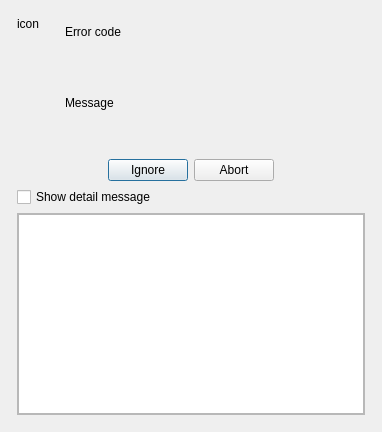
<?xml version="1.0" encoding="UTF-8"?>
<ui version="4.0">
 <class>MessageDialog</class>
 <widget class="QDialog" name="MessageDialog">
  <property name="windowModality">
   <enum>Qt::WindowModality::ApplicationModal</enum>
  </property>
  <property name="windowTitle">
   <string>Dialog</string>
  </property>
  <property name="sizeGripEnabled">
   <bool>false</bool>
  </property>
  <layout class="QVBoxLayout" name="verticalLayout_5">
   <property name="sizeConstraint">
    <enum>QLayout::SizeConstraint::SetFixedSize</enum>
   </property>
   <property name="leftMargin">
    <number>12</number>
   </property>
   <property name="topMargin">
    <number>12</number>
   </property>
   <property name="rightMargin">
    <number>12</number>
   </property>
   <property name="bottomMargin">
    <number>12</number>
   </property>
   <item>
    <layout class="QVBoxLayout" name="verticalLayoutMain">
     <property name="sizeConstraint">
      <enum>QLayout::SizeConstraint::SetFixedSize</enum>
     </property>
     <property name="leftMargin">
      <number>5</number>
     </property>
     <property name="topMargin">
      <number>5</number>
     </property>
     <property name="rightMargin">
      <number>5</number>
     </property>
     <property name="bottomMargin">
      <number>5</number>
     </property>
     <item>
      <layout class="QHBoxLayout" name="horizontalLayout" stretch="0,1">
       <item>
        <layout class="QVBoxLayout" name="verticalLayout_2">
         <item>
          <widget class="QLabel" name="labelIcon">
           <property name="text">
            <string>icon</string>
           </property>
          </widget>
         </item>
         <item>
          <spacer name="verticalSpacer">
           <property name="orientation">
            <enum>Qt::Orientation::Vertical</enum>
           </property>
           <property name="sizeHint" stdset="0">
            <size>
             <width>20</width>
             <height>40</height>
            </size>
           </property>
          </spacer>
         </item>
        </layout>
       </item>
       <item>
        <layout class="QVBoxLayout" name="verticalLayout_3" stretch="0,1">
         <property name="leftMargin">
          <number>20</number>
         </property>
         <item>
          <widget class="QLabel" name="labelErrorCode">
           <property name="minimumSize">
            <size>
             <width>300</width>
             <height>30</height>
            </size>
           </property>
           <property name="maximumSize">
            <size>
             <width>16777215</width>
             <height>30</height>
            </size>
           </property>
           <property name="text">
            <string>Error code</string>
           </property>
          </widget>
         </item>
         <item>
          <widget class="QLabel" name="labelMessage">
           <property name="minimumSize">
            <size>
             <width>0</width>
             <height>100</height>
            </size>
           </property>
           <property name="maximumSize">
            <size>
             <width>16777215</width>
             <height>100</height>
            </size>
           </property>
           <property name="text">
            <string>Message</string>
           </property>
           <property name="wordWrap">
            <bool>true</bool>
           </property>
          </widget>
         </item>
        </layout>
       </item>
      </layout>
     </item>
     <item>
      <widget class="QDialogButtonBox" name="buttonBox">
       <property name="orientation">
        <enum>Qt::Orientation::Horizontal</enum>
       </property>
       <property name="standardButtons">
        <set>QDialogButtonBox::StandardButton::Abort|QDialogButtonBox::StandardButton::Ignore</set>
       </property>
       <property name="centerButtons">
        <bool>true</bool>
       </property>
      </widget>
     </item>
     <item>
      <widget class="QCheckBox" name="checkBoxShowDetailMessage">
       <property name="text">
        <string>Show detail message</string>
       </property>
       <property name="checked">
        <bool>false</bool>
       </property>
      </widget>
     </item>
     <item>
      <widget class="QFrame" name="frameDetails">
       <property name="frameShape">
        <enum>QFrame::Shape::StyledPanel</enum>
       </property>
       <property name="frameShadow">
        <enum>QFrame::Shadow::Raised</enum>
       </property>
       <property name="lineWidth">
        <number>0</number>
       </property>
       <layout class="QVBoxLayout" name="verticalLayout">
        <property name="leftMargin">
         <number>0</number>
        </property>
        <property name="topMargin">
         <number>0</number>
        </property>
        <property name="rightMargin">
         <number>0</number>
        </property>
        <property name="bottomMargin">
         <number>0</number>
        </property>
        <item>
         <widget class="QTextEdit" name="textEditDetailMessage">
          <property name="minimumSize">
           <size>
            <width>300</width>
            <height>200</height>
           </size>
          </property>
          <property name="lineWrapMode">
           <enum>QTextEdit::LineWrapMode::WidgetWidth</enum>
          </property>
          <property name="readOnly">
           <bool>true</bool>
          </property>
          <property name="textInteractionFlags">
           <set>Qt::TextInteractionFlag::TextSelectableByKeyboard|Qt::TextInteractionFlag::TextSelectableByMouse</set>
          </property>
         </widget>
        </item>
       </layout>
      </widget>
     </item>
    </layout>
   </item>
  </layout>
 </widget>
 <resources/>
 <connections>
  <connection>
   <sender>buttonBox</sender>
   <signal>accepted()</signal>
   <receiver>MessageDialog</receiver>
   <slot>accept()</slot>
   <hints>
    <hint type="sourcelabel">
     <x>248</x>
     <y>254</y>
    </hint>
    <hint type="destinationlabel">
     <x>157</x>
     <y>274</y>
    </hint>
   </hints>
  </connection>
  <connection>
   <sender>buttonBox</sender>
   <signal>rejected()</signal>
   <receiver>MessageDialog</receiver>
   <slot>reject()</slot>
   <hints>
    <hint type="sourcelabel">
     <x>316</x>
     <y>260</y>
    </hint>
    <hint type="destinationlabel">
     <x>286</x>
     <y>274</y>
    </hint>
   </hints>
  </connection>
  <connection>
   <sender>checkBoxShowDetailMessage</sender>
   <signal>clicked(bool)</signal>
   <receiver>frameDetails</receiver>
   <slot>setVisible(bool)</slot>
   <hints>
    <hint type="sourcelabel">
     <x>159</x>
     <y>202</y>
    </hint>
    <hint type="destinationlabel">
     <x>159</x>
     <y>322</y>
    </hint>
   </hints>
  </connection>
 </connections>
</ui>
